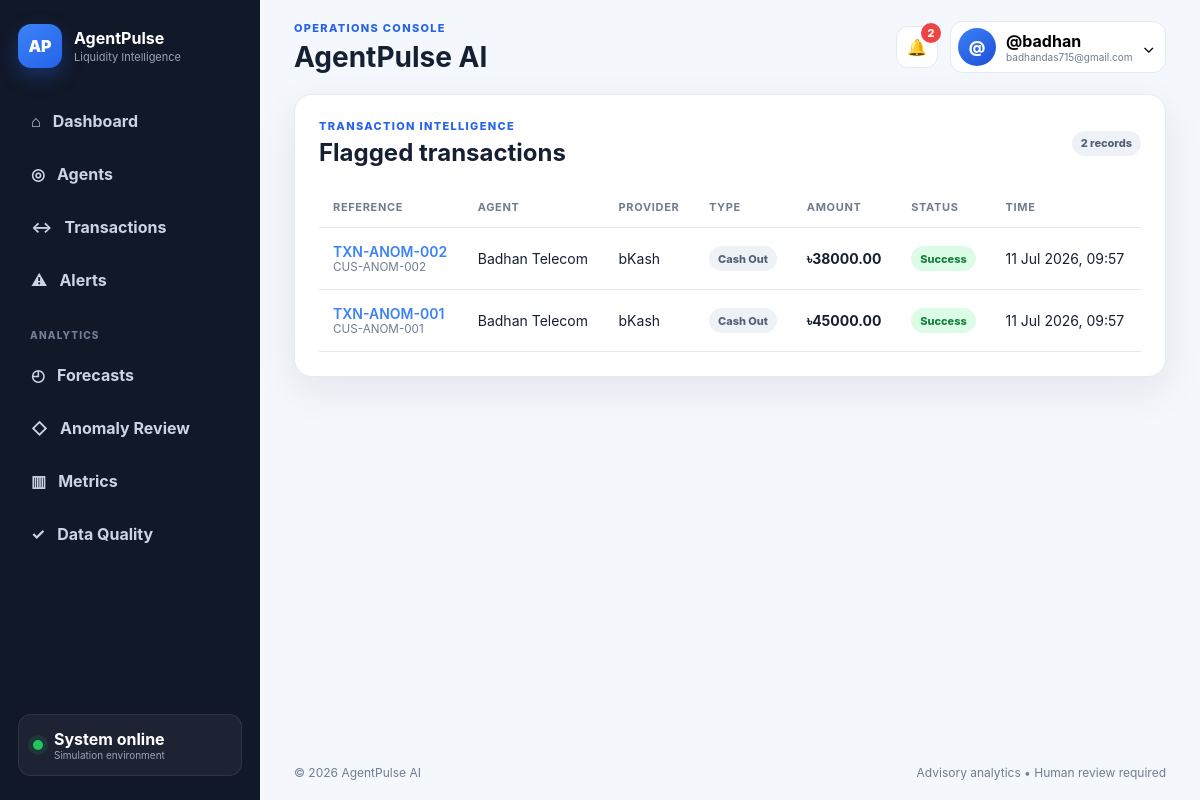
The app's page /analytics/anomalies/ (signed in) with its own data.
### transactions/models.py (models this page shows, shortened)
class Transaction(models.Model):
    TRANSACTION_TYPES = [
        ("CASH_IN", "Cash In"),
        ("CASH_OUT", "Cash Out"),
    ]
    STATUS_CHOICES = [
        ("SUCCESS", "Success"),
        ("FAILED", "Failed"),
        ("PENDING", "Pending"),
    ]
    transaction_reference = models.CharField(
        max_length=80,
        unique=True,
    )
    agent = models.ForeignKey(
        Agent,
        on_delete=models.CASCADE,
        related_name="transactions",
    )
    provider = models.ForeignKey(
        Provider,
        on_delete=models.CASCADE,
        related_name="transactions",
    )
    transaction_type = models.CharField(
        max_length=20,
        choices=TRANSACTION_TYPES,
    )
    amount = models.DecimalField(
        max_digits=14,
        decimal_places=2,
    )
    status = models.CharField(
        max_length=20,
        choices=STATUS_CHOICES,
        default="SUCCESS",
    )
    occurred_at = models.DateTimeField()
    synthetic_customer_id = models.CharField(
        max_length=80,
        blank=True,
    )
    is_injected_anomaly = models.BooleanField(
        default=False,
    )

### agents/models.py (models this page shows, shortened)
class Agent(models.Model):
    agent_code = models.CharField(
        max_length=40,
        unique=True,
    )
    outlet_name = models.CharField(
        max_length=150,
    )
    area = models.ForeignKey(
        Area,
        on_delete=models.SET_NULL,
        null=True,
        blank=True,
    )
    physical_cash = models.DecimalField(
        max_digits=14,
        decimal_places=2,
        default=0,
    )
    safety_cash_threshold = models.DecimalField(
        max_digits=14,
        decimal_places=2,
        default=10000,
    )
    latitude = models.DecimalField(
        max_digits=10,
        decimal_places=7,
        null=True,
        blank=True,
    )
    longitude = models.DecimalField(
        max_digits=10,
        decimal_places=7,
        null=True,
        blank=True,
    )
    created_at = models.DateTimeField(
        auto_now_add=True,
    )

class Provider(models.Model):
    name = models.CharField(
        max_length=80,
        unique=True,
    )
    code = models.CharField(
        max_length=20,
        unique=True,
    )
    is_active = models.BooleanField(
        default=True,
    )

### analytics/views.py (the view)
@login_required
def anomaly_review(request):
    anomalous_transactions = (
        Transaction.objects.filter(
            Q(is_injected_anomaly=True)
        )
        .select_related("agent", "provider")
        .order_by("-occurred_at")[:100]
    )
    return render(
        request,
        "analytics/anomaly_review.html",
        {
            "transactions": anomalous_transactions,
        },
    )

### alerts/context_processors.py (called while the page is built)
def unread_alert_count(request):
    if not getattr(request, "user", None) or not request.user.is_authenticated:
        return {"unread_alert_count": 0}
    count = Alert.objects.filter(
        status__in=["NEW", "ASSIGNED", "ACKNOWLEDGED", "INVESTIGATING", "ESCALATED"]
    ).count()
    return {"unread_alert_count": count}

### templates/analytics/anomaly_review.html
{% extends 'base.html' %}{% load static %}{% block title %}Anomaly Review{% endblock %}{% block extra_css %}<link rel="stylesheet" href="{% static 'css/analytics.css' %}">{% endblock %}{% block page_title %}Anomaly Review{% endblock %}{% block content %}<section class="panel"><div class="panel-head"><div><p class="eyebrow">Transaction intelligence</p><h2>Flagged transactions</h2></div><span class="badge neutral">{{ transactions|length }} records</span></div>{% include 'transactions/_transaction_table.html' %}</section>{% endblock %}

### templates/partials/topbar.html (shortened to what this page needs)
<header class="topbar"><div><p class="eyebrow">Operations console</p><h1>{% block page_title %}AgentPulse AI{% endblock %}</h1></div><div class="top-actions"><a class="icon-btn notification-link" href="{% url 'alerts:alert_list' %}" aria-label="Alerts"><span aria-hidden="true">🔔</span>{% if unread_alert_count %}<span class="notification-badge">{{ unread_alert_count }}</span>{% endif %}</a><div class="user-menu"><button class="user-button" data-dropdown-toggle><span class="avatar">{{ user.username|first|upper }}</span><span class="user-copy"><strong>{{ user.get_full_name|default:user.username }}</strong><small>{{ user.email|default:'Team member' }}</small></span><span>⌄</span></button></div></div></header>

### templates/transactions/_transaction_table.html
<div class="table-scroll"><table><thead><tr><th>Reference</th><th>Agent</th><th>Provider</th><th>Type</th><th>Amount</th><th>Status</th><th>Time</th></tr></thead><tbody>{% for tx in transactions %}<tr><td><strong><a href="{% url 'transactions:transaction_detail' tx.id %}" style="color: var(--color-primary, #3b82f6); text-decoration: none; font-weight: 600;">{{ tx.transaction_reference }}</a></strong><small>{{ tx.synthetic_customer_id|default:'—' }}</small></td><td>{{ tx.agent.outlet_name }}</td><td>{{ tx.provider.name }}</td><td><span class="badge neutral">{{ tx.get_transaction_type_display }}</span></td><td><strong>৳{{ tx.amount|floatformat:2 }}</strong></td><td><span class="badge {{ tx.status|lower }}">{{ tx.get_status_display }}</span></td><td>{{ tx.occurred_at|date:'d M Y, H:i' }}</td></tr>{% empty %}<tr><td colspan="7" class="empty">No transactions found.</td></tr>{% endfor %}</tbody></table></div>

### static/css/main.css (style rules this page uses)
:root { --bg:#f4f7fb;--panel:#fff;--ink:#162033;--muted:#6f7d91;--line:#e5eaf2;--primary:#2764e7;--primary-dark:#1d4ed8;--nav:#111827;--success:#16a34a;--warning:#d97706;--danger:#dc2626;--info:#0284c7;--shadow:0 14px 40px rgba(25,42,70,.08);--radius:18px }
* { box-sizing:border-box }
html { scroll-behavior:smooth }
body { margin:0;background:var(--bg);color:var(--ink);font-family:Inter,ui-sans-serif,system-ui,-apple-system,"Segoe UI",sans-serif }
a { color:inherit;text-decoration:none }
button,input,select,textarea { font:inherit }
button { cursor:pointer }
h1,h2,h3,p { margin-top:0 }
h1 { font-size:28px }
h2 { font-size:24px }
.muted,small { color:var(--muted) }
.eyebrow { margin:0 0 5px;color:var(--primary);font-size:11px;font-weight:800;text-transform:uppercase;letter-spacing:.12em }
.panel { background:var(--panel);border:1px solid var(--line);border-radius:var(--radius);box-shadow:var(--shadow);padding:24px;margin-bottom:22px }
.panel-head { display:flex;align-items:center;justify-content:space-between;gap:18px;margin-bottom:20px }
.panel-head h2,.panel-head h3 { margin:0 }
.icon-btn { width:42px;height:42px;border:1px solid var(--line);background:#fff;border-radius:12px;display:grid;place-items:center }
.badge { display:inline-flex;align-items:center;min-height:25px;padding:0 9px;border-radius:999px;font-size:11px;font-style:normal;font-weight:800;background:#eef2f7;color:#526176 }
.badge.success,.badge.fresh,.badge.safe,.badge.success { background:#dcfce7;color:#15803d }
.badge.low,.badge.neutral { background:#eef2f7;color:#526176 }
.avatar { width:38px;height:38px;display:grid;place-items:center;border-radius:50%;background:linear-gradient(145deg,#3b82f6,#1d4ed8);color:#fff;font-weight:850 }
.table-scroll { overflow:auto }
table { width:100%;border-collapse:collapse;min-width:760px }
th { padding:13px 14px;text-align:left;color:var(--muted);font-size:11px;text-transform:uppercase;letter-spacing:.06em;border-bottom:1px solid var(--line) }
td { padding:15px 14px;border-bottom:1px solid var(--line);font-size:14px }
td small,td strong { display:block }

### static/css/layout.css (style rules this page uses)
.topbar { min-height:94px;padding:18px 34px;display:flex;align-items:center;justify-content:space-between;gap:18px }
.topbar h1 { margin:0 }
.top-actions { display:flex;align-items:center;gap:12px }
.notification-link { position:relative }
.notification-badge { position:absolute;top:-4px;right:-4px;min-width:20px;height:20px;padding:0 5px;border-radius:999px;background:#ef4444;color:#fff;font-size:11px;font-weight:800;display:grid;place-items:center;line-height:1 }
.user-menu { position:relative }
.user-button { display:flex;align-items:center;gap:10px;background:#fff;border:1px solid var(--line);border-radius:13px;padding:6px 10px 6px 7px }
.user-copy { text-align:left }
.user-copy strong,.user-copy small { display:block }
.user-copy small { font-size:10px }

### records on screen
Transaction: transaction_reference "TXN-ANOM-002", synthetic_customer_id "CUS-ANOM-002", agent.outlet_name "Badhan Telecom", provider.name "bKash", transaction_type "Cash Out", amount "38000.00", status "Success", occurred_at "11 Jul 2026, 09:57"
Transaction: transaction_reference "TXN-ANOM-001", synthetic_customer_id "CUS-ANOM-001", agent.outlet_name "Badhan Telecom", provider.name "bKash", transaction_type "Cash Out", amount "45000.00", status "Success", occurred_at "11 Jul 2026, 09:57"

### other values on screen
{{ unread_alert_count }} "2"
{{ user.username|first|upper }} "@"
{{ user.get_full_name|default:user.username }} "@badhan"
{{ user.email|default:'Team member' }} "badhandas715@gmail.com"
{{ transactions|length }} "2"
